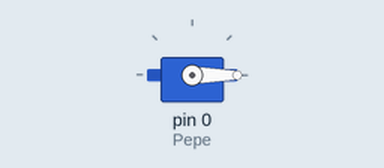
Recording of a sketch running on a simulated Arduino Uno, built with avr-gcc and run on an emulated ATmega328P. Shown: servo.

Above: at 0.05 s.
At 1.5 s:
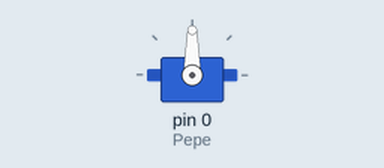
At 3.0 s:
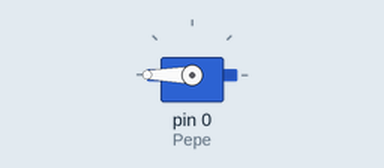
Timing chart, 0 to 6.9 s (numbered marks = the images above):
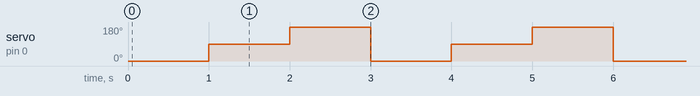

Measured:
- by itself, servo on pin 0 (Pepe): repeats every 3.0 s: 180° 1.0 s, 0° 1.0 s, 90° 1.0 s

The sketch:

servo.ino
```cpp
#include <Servo.h>

Servo Pepe;

void setup() {
  // put your setup code here, to run once:
  Pepe.attach(0);
}

void loop() {
  // put your main code here, to run repeatedly:
  Pepe.write(0);
  delay(1000);
  Pepe.write(90);
  delay(1000);
  Pepe.write(180);
  delay(1000);
}
```
